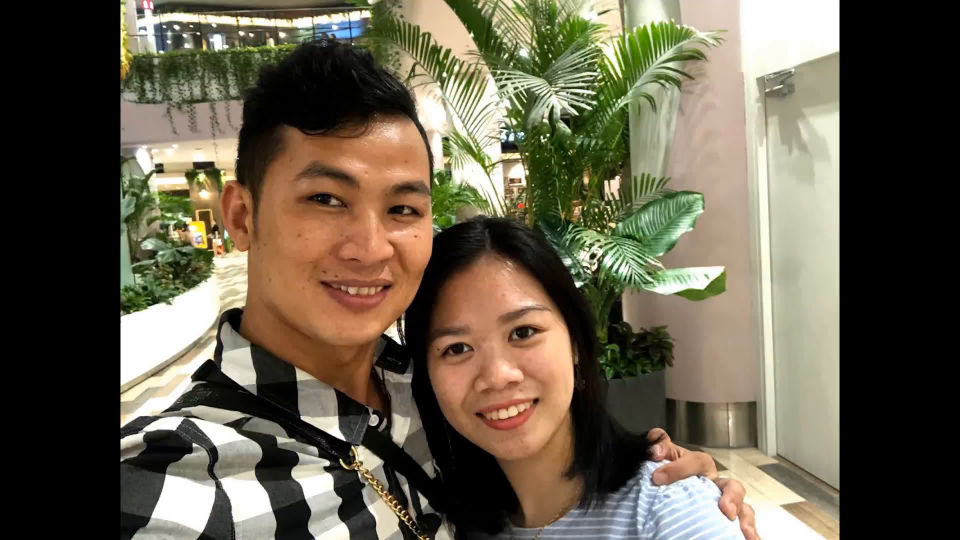
#> input picture frame 35 of videos/video3.mp4, 1920 x 1080 px, given in place of the camera (shown at 1/2 size)
$ python build_face_dataset.py --cascade haarcascade_frontalface_default.xml --output out
#> lines starting #> are read from the running program, lines starting #| are printed output that depends on the picture; after the words box and inside, x2 and y2 are one past the last pixel; in counts of white or black regions, pixels touching at a corner belong together
from imutils.video import VideoStream
import argparse
import imutils
import time
import cv2
import os

ap = argparse.ArgumentParser()
ap.add_argument("-c", "--cascade", required=True,
	help = "path to where the face cascade resides")
ap.add_argument("-o", "--output", required=True,
	help="path to output directory")
args = vars(ap.parse_args())

detector = cv2.CascadeClassifier(args["cascade"])

print("[INFO] starting video stream...")
vs = VideoStream(src=0).start()

time.sleep(2.0)
total = 0

while True:
	frame = vs.read()
#> frame is the input picture: shape (1080, 1920, 3); mean B, G, R 75.9, 93.5, 101.5
	orig = frame.copy()
	frame = imutils.resize(frame, width=400)
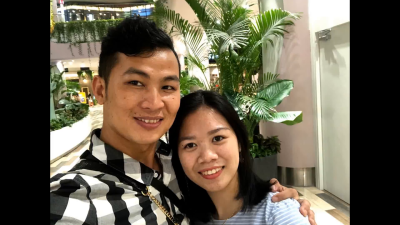
#> frame: shape (225, 400, 3); mean B, G, R 75.9, 93.5, 101.5

	rects = detector.detectMultiScale(
		cv2.cvtColor(frame, cv2.COLOR_BGR2GRAY), scaleFactor=1.1,
		minNeighbors=5, minSize=(30, 30))
#> rects = [[169, 113, 75, 75], [109, 53, 85, 85]]

	for (x, y, w, h) in rects:
		cv2.rectangle(frame, (x, y), (x + w, y + h), (0, 255, 0), 2)
#> this loop made 2 passes
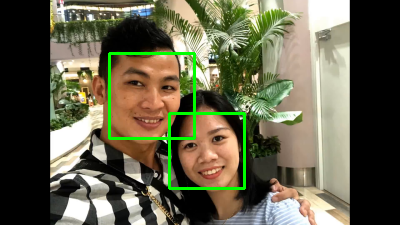
#> frame: shape (225, 400, 3); 2.1% of pixels changed, all inside (x1, y1, x2, y2) = (108, 52, 246, 190)

	cv2.imshow("Frame", frame)
	key = cv2.waitKey(1) & 0xFF
#> (key q is pressed here)

	if key == ord("k"):
		p = os.path.sep.join([args["output"], "{}.jpg".format(
			str(total).zfill(5))])
		cv2.imwrite(p, orig)
		total += 1

	elif key == ord("q"):
		break

print("[INFO] {} face images stored".format(total))
print("[INFO] cleaning up...")
cv2.destroyAllWindows()
vs.stop()

$ run again, starting later in the video
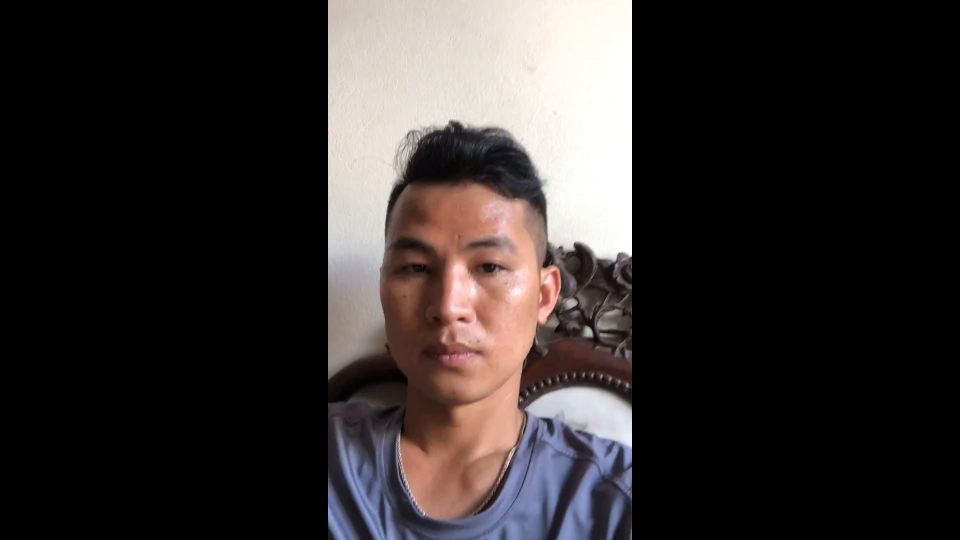
#> input picture frame 161 of videos/video3.mp4, 1920 x 1080 px, given in place of the camera (shown at 1/2 size)
#> frame is the input picture: shape (1080, 1920, 3); mean B, G, R 44.9, 45.6, 50.6
#> `frame = imutils.resize(frame, width=400)`:
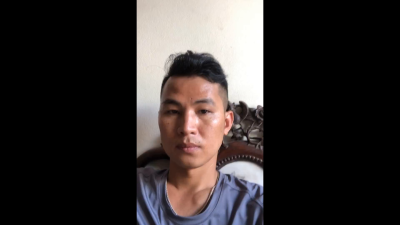
#> frame: shape (225, 400, 3); mean B, G, R 44.9, 45.6, 50.6
#> rects = [[149, 82, 77, 77]]
#> the loop `for (x, y, w, h) in rects:` made 1 pass
#> after the loop `for (x, y, w, h) in rects:`:
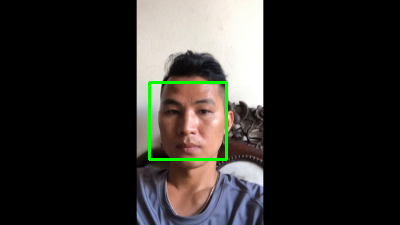
#> frame: shape (225, 400, 3); 1.02% of pixels changed, all inside (x1, y1, x2, y2) = (148, 81, 228, 161)

$ run again, starting later in the video
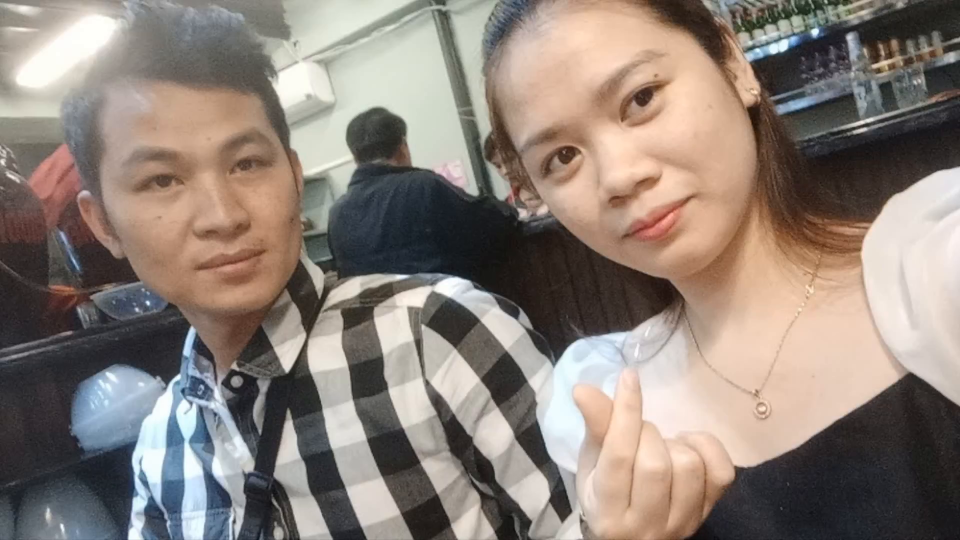
#> input picture frame 287 of videos/video3.mp4, 1920 x 1080 px, given in place of the camera (shown at 1/2 size)
#> frame is the input picture: shape (1080, 1920, 3); mean B, G, R 120.5, 128.7, 140.7
#> `frame = imutils.resize(frame, width=400)`:
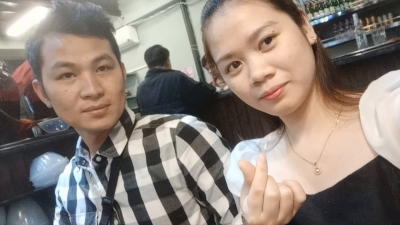
#> frame: shape (225, 400, 3); mean B, G, R 120.5, 128.7, 140.7
#> rects = [[39, 35, 94, 94]]
#> the loop `for (x, y, w, h) in rects:` made 1 pass
#> after the loop `for (x, y, w, h) in rects:`:
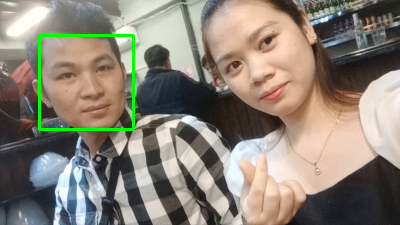
#> frame: shape (225, 400, 3); 1.25% of pixels changed, all inside (x1, y1, x2, y2) = (38, 34, 135, 131)
